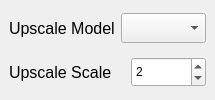
                                   <widget class="QWidget" name="generalUpscaleContainer" native="true">
                                    <layout class="QVBoxLayout" name="verticalLayout_39">
                                     <property name="spacing">
                                      <number>6</number>
                                     </property>
                                     <property name="leftMargin">
                                      <number>9</number>
                                     </property>
                                     <property name="topMargin">
                                      <number>9</number>
                                     </property>
                                     <property name="rightMargin">
                                      <number>9</number>
                                     </property>
                                     <property name="bottomMargin">
                                      <number>9</number>
                                     </property>
                                     <item>
                                      <widget class="QWidget" name="widget" native="true">
                                       <layout class="QHBoxLayout" name="horizontalLayout">
                                        <property name="leftMargin">
                                         <number>0</number>
                                        </property>
                                        <property name="topMargin">
                                         <number>0</number>
                                        </property>
                                        <property name="rightMargin">
                                         <number>0</number>
                                        </property>
                                        <property name="bottomMargin">
                                         <number>0</number>
                                        </property>
                                        <item>
                                         <widget class="QLabel" name="label_7">
                                          <property name="font">
                                           <font>
                                            <pointsize>12</pointsize>
                                           </font>
                                          </property>
                                          <property name="text">
                                           <string>Upscale Model</string>
                                          </property>
                                         </widget>
                                        </item>
                                        <item>
                                         <widget class="QComboBox" name="upscaleModelComboBox">
                                          <property name="sizePolicy">
                                           <sizepolicy hsizetype="MinimumExpanding" vsizetype="Fixed">
                                            <horstretch>0</horstretch>
                                            <verstretch>0</verstretch>
                                           </sizepolicy>
                                          </property>
                                          <property name="minimumSize">
                                           <size>
                                            <width>0</width>
                                            <height>0</height>
                                           </size>
                                          </property>
                                          <property name="maximumSize">
                                           <size>
                                            <width>250</width>
                                            <height>30</height>
                                           </size>
                                          </property>
                                         </widget>
                                        </item>
                                       </layout>
                                      </widget>
                                     </item>
                                     <item>
                                      <widget class="QWidget" name="widget_42" native="true">
                                       <layout class="QHBoxLayout" name="horizontalLayout_50">
                                        <property name="spacing">
                                         <number>6</number>
                                        </property>
                                        <property name="leftMargin">
                                         <number>0</number>
                                        </property>
                                        <property name="topMargin">
                                         <number>0</number>
                                        </property>
                                        <property name="rightMargin">
                                         <number>0</number>
                                        </property>
                                        <property name="bottomMargin">
                                         <number>0</number>
                                        </property>
                                        <item>
                                         <widget class="QLabel" name="label_72">
                                          <property name="font">
                                           <font>
                                            <pointsize>12</pointsize>
                                           </font>
                                          </property>
                                          <property name="text">
                                           <string>Upscale Scale</string>
                                          </property>
                                         </widget>
                                        </item>
                                        <item>
                                         <widget class="QLabel" name="label_73">
                                          <property name="maximumSize">
                                           <size>
                                            <width>25</width>
                                            <height>25</height>
                                           </size>
                                          </property>
                                          <property name="toolTip">
                                           <string>&lt;html&gt;&lt;head/&gt;&lt;body&gt;&lt;p&gt;&lt;span style=&quot; font-weight:700;&quot;&gt;Upscale Scale:&lt;/span&gt;&lt;/p&gt;&lt;p&gt;&lt;span style=&quot; font-weight:700;&quot;&gt;   - &lt;/span&gt;Custom output scale no matter the model. Will run AI on video frame once, and scale the image to match the multiplier. Useful for 4x models.&lt;/p&gt;&lt;/body&gt;&lt;/html&gt;</string>
                                          </property>
                                          <property name="text">
                                           <string/>
                                          </property>
                                          <property name="pixmap">
                                           <pixmap resource="resources.qrc">:/icons/icons/info.svg</pixmap>
                                          </property>
                                          <property name="scaledContents">
                                           <bool>true</bool>
                                          </property>
                                         </widget>
                                        </item>
                                        <item>
                                         <widget class="QDoubleSpinBox" name="upscaleScaleSpinBox">
                                          <property name="sizePolicy">
                                           <sizepolicy hsizetype="Minimum" vsizetype="Minimum">
                                            <horstretch>0</horstretch>
                                            <verstretch>0</verstretch>
                                           </sizepolicy>
                                          </property>
                                          <property name="minimumSize">
                                           <size>
                                            <width>75</width>
                                            <height>30</height>
                                           </size>
                                          </property>
                                          <property name="maximumSize">
                                           <size>
                                            <width>75</width>
                                            <height>30</height>
                                           </size>
                                          </property>
                                          <property name="buttonSymbols">
                                           <enum>QAbstractSpinBox::ButtonSymbols::UpDownArrows</enum>
                                          </property>
                                          <property name="decimals">
                                           <number>0</number>
                                          </property>
                                          <property name="minimum">
                                           <double>1.000000000000000</double>
                                          </property>
                                          <property name="maximum">
                                           <double>4.000000000000000</double>
                                          </property>
                                          <property name="value">
                                           <double>2.000000000000000</double>
                                          </property>
                                         </widget>
                                        </item>
                                       </layout>
                                      </widget>
                                     </item>
                                    </layout>
                                   </widget>
